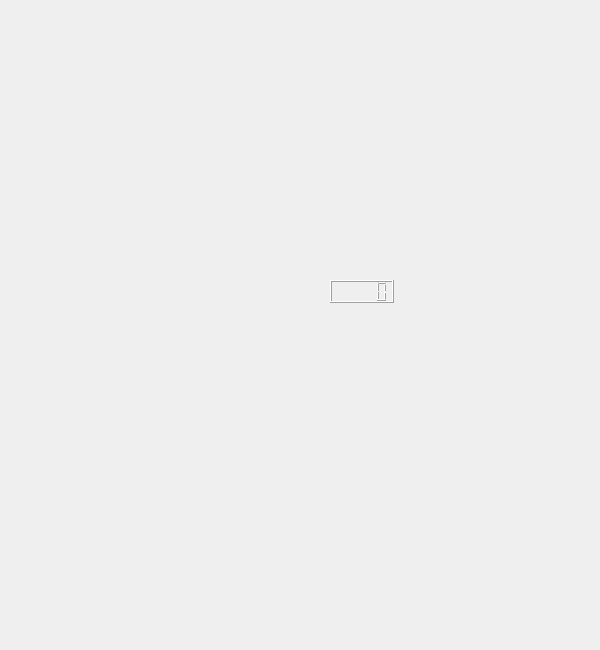
<?xml version="1.0" encoding="UTF-8"?>
<ui version="4.0">
 <class>maingame</class>
 <widget class="QDialog" name="maingame">
  <property name="geometry">
   <rect>
    <x>0</x>
    <y>0</y>
    <width>600</width>
    <height>650</height>
   </rect>
  </property>
  <property name="windowTitle">
   <string>Dialog</string>
  </property>
  <widget class="QLCDNumber" name="lcdNumber">
   <property name="geometry">
    <rect>
     <x>330</x>
     <y>280</y>
     <width>64</width>
     <height>23</height>
    </rect>
   </property>
  </widget>
 </widget>
 <resources/>
 <connections/>
</ui>
